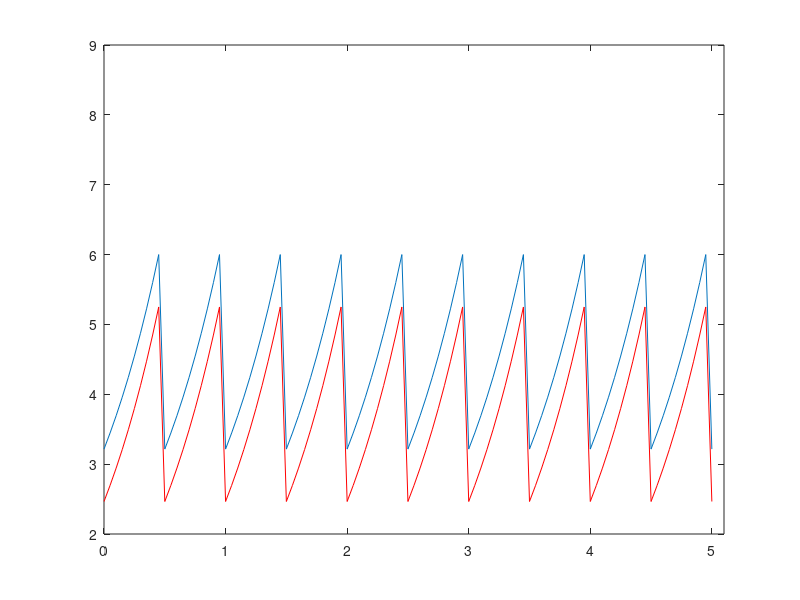
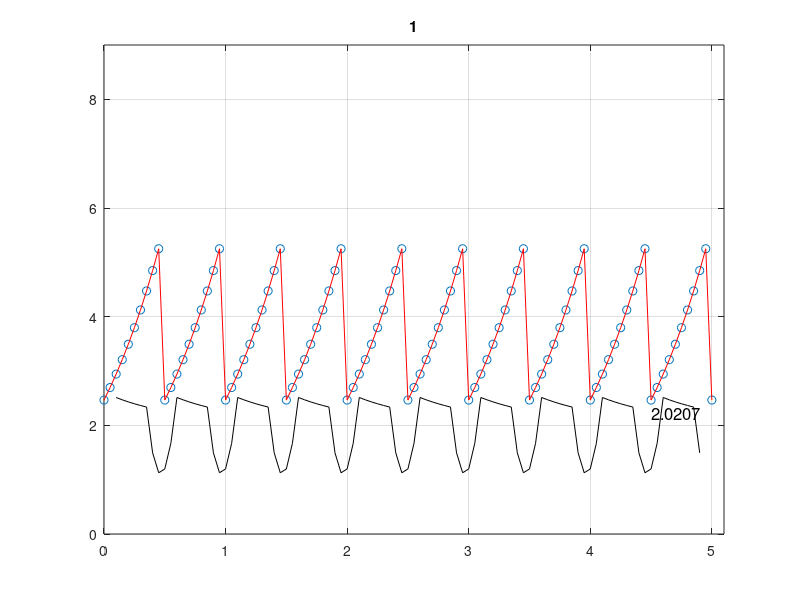
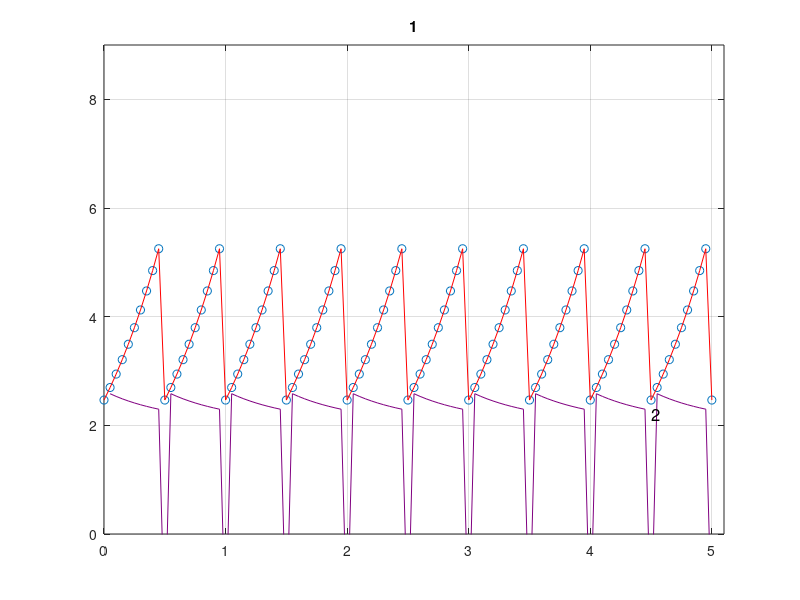
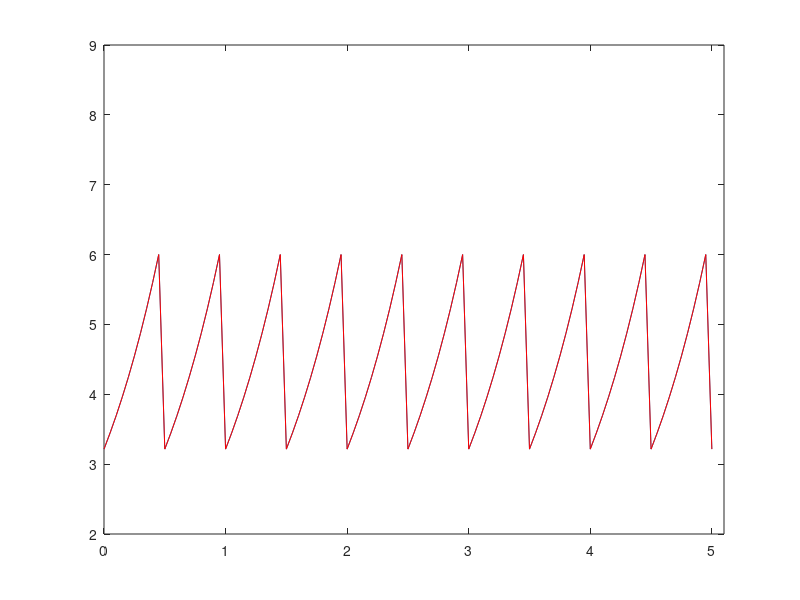

MATLAB code for these plots, in order:
%% simulateGrowth.m

% Goal: plot a length trajectory over time, of known mu.
%       test how adding different proprotions of size to the "true" length
%       can change how we calculate mu.


% Strategy: 
%       0. initialize mu, size at birth, and time
%       0. initialize array of different added proportions
%       1. plot defined trajectories
%       2. for each trajectory,
%               3. find smoothed mu
%               4. find non-smoothed mu
%       5. determine average mu for all cases
%       6. plot 
%



% last update: 2017 Jul 10
% 
% OK lez go!

%%
% 0. initialize mu, size at birth, and time
clear

mu = 2; % 1/hr
birthSize = 3; % um
doublingSize = 2 * birthSize;

time = linspace(0,300,101)/60; % every 3 min for 10 hours (in hours)
timestep = time(2) - time(1);
tolerance = 0.2;

% 0. initialize array of different added proportions
addedProps = -25:25:25;

% 1. plot defined trajectories
lengthTrack = NaN(length(time),1);


% i. Lt = birthSize * 2^(mu*time)
%
Li = birthSize;
for i = 1:length(time)
    
    Lt = Li * (2^(mu*timestep));
    
    if abs(Lt - doublingSize) < tolerance
        
        % a drop! record.
        lengthTrack(i) = Lt;
        
        % re-define current size as start size for next iteration
        Li = birthSize;
        clear Lt
        
    else
        
        % record current size
        lengthTrack(i) = Lt;
        
        % re-define current size as start size for next iteration
        Li = Lt;
        clear Lt
        
    end
    
end

%figure(1)
%plot(time,lengthTrack)
%axis([0 5.1 2 9])

clear i Li timestep
    
    %%
    
for a = 1:length(addedProps)
    % 2. for each trajectory, initialize data
    
    % 0. initialize size gain (error)
    sizeGain = addedProps(a) / 100;
    errLengthTrack = lengthTrack + (birthSize*sizeGain);
    
    figure()
    plot(time,lengthTrack)
    hold on
    plot(time,errLengthTrack,'r')
    axis([0 5.1 2 9])
    
    
    windowSize = 5;
    dropThreshold = -0.75;
    
    track = a;
    trackLengths = errLengthTrack;
    %trackWidths = D7{n}(track).MinAx;
    %trackFrames = D7{n}(track).Frame;
    trackTimes = time';
    
    
    % 3. find smoothed mu
    
    % 0. initalize array, curveNum
    curveNum = zeros(length(trackLengths),1);
    
    % i. identify all changes in size > threshold
    sizeChange = diff(trackLengths);
    dropTrack = find(sizeChange <= dropThreshold);
    
    % ii. starting with zero, list curve # for each frame
    currentCurve = 0;
    nextCurve = 1;
    if ~isempty(dropTrack)
        for i = 1:length(curveNum)
            if nextCurve <= length(dropTrack)
                curveNum(i) = currentCurve;
                
                if i == dropTrack(nextCurve)
                    currentCurve = currentCurve+1;
                    nextCurve = nextCurve+1;
                end
                
            else
                curveNum(i) = currentCurve;
            end
        end
    end
    clear currentCurve nextCurve i sizeChange;
    
    %%
    % 5. initialize windows for current track
    
    % i. define row numbers for first window
    firstWindow = 1:windowSize;
    
    % ii. calculate number of windows in current track
    numWindows = length(trackLengths) - windowSize +1;
    
    % iii. initialize current window to begin calculations
    currentWindow = firstWindow; % will slide by +1 for each iternation
    
    
    %  6. per window
    for w = 1:numWindows
        
        % 6. isolate current window's time, length, and curve #
        wLength = trackLengths(currentWindow);
        %wVolume = v_anupam(currentWindow);
        wCurves = curveNum(currentWindow);
        wTime = trackTimes(currentWindow);
        
        % 7. if curve # changes, adjust window Lengths by one of two means:
        isDrop = diff(wCurves);
        if sum(isDrop) ~= 0
            
            % i. find point of drop
            dropPoint = find(isDrop ~= 0);
            
            %         % if drop is in latter half of curve...
            %         if dropPoint > 2
            
            % ii. double length values after change
            multiplier = NaN(windowSize,1);
            minCurve = min(wCurves);
            maxCurve = max(wCurves);
            multiplier(wCurves == minCurve) = 1;
            multiplier(wCurves == maxCurve) = 2;
            
            wLength_adjusted = wLength.*multiplier;
            
            %         else
            %
            %             % if drop is in latter half of curve...
            %             % ii. double length values after change
            %             multiplier = NaN(windowSize,1);
            %             minCurve = min(wCurves);
            %             maxCurve = max(wCurves);
            %             multiplier(wCurves == minCurve) = 0.5;
            %             multiplier(wCurves == maxCurve) = 1;
            %
            %             wLength_adjusted = wLength.*multiplier;
            %
            %         end
            
            % iii. use effective length to calculate mu (see below for comments)
            ln_length = log(wLength_adjusted);
            fitLine = polyfit(wTime,ln_length,1);
            mu = fitLine(1)/log(2);         % divide by log(2), as eqn raises 2 by mu*t
            
            
            %  8. if no change in curve #, use effective length to calculate mu
        else
            % i. ln(effective length) vs time
            ln_length = log(wLength);
            
            % ii. fit linear slope to ln(eL) vs time
            fitLine = polyfit(wTime,ln_length,1); % gives: fitLine = [0.6931, -0.0000]
            % where:   slope = fitLine(1)
            %          y-int = fitLine(2)
            
            % iii. mu = slope / ln(2)
            mu = fitLine(1)/log(2);         % divide by log(2), as eqn raises 2 by mu*t
            
        end
        
        % 9. save mu and y-intercept
        slidingData(w,1) = mu;
        slidingData(w,2) = fitLine(2); % log(initial length), y-int
        
        % 10. repeat for all windows
        currentWindow = currentWindow + 1;
        
        clear wLength wCurves mu fitLine ln_length dropPoint isDrop maxCurve minCurve;
        clear wLength_adjusted multiplier experiment newFolder wTime;
    end
    
    % determine ave and std of mu
    aveMu_smoothed(a,1) = mean(slidingData(:,1));
    stdMu_smoothed(a,1) = std(slidingData(:,1));
    
    %%
    figure()
    plot(trackTimes, trackLengths,'o')
    hold on
    plot(trackTimes, trackLengths,'r')
    grid on
    %xlim([0 202])
    title(track);
    
    
    hold on
    plot(trackTimes(3:end-2),slidingData(:,1),'Color','k');
    text(4.5, aveMu_smoothed(a) + 0.2, num2str(aveMu_smoothed(a)),'Color','k','FontSize',12);
    %xlim([0 202])
    title(track);
    axis([0 5.1 0 9])
    
    
    
    %%
    %               4. find non-smoothed mu
    
    windowSize =2;
    % i. define row numbers for first window
    firstWindow = 1:windowSize;
    
    % ii. calculate number of windows in current track
    numWindows = length(trackLengths) - windowSize +1;
    
    % iii. initialize current window to begin calculations
    currentWindow = firstWindow; % will slide by +1 for each iternation
    
    %  6. per window
    for w = 1:numWindows
        
        % 6. isolate current window's time, length, and curve #
        wLength = trackLengths(currentWindow);
        %wVolume = v_anupam(currentWindow);
        wCurves = curveNum(currentWindow);
        wTime = trackTimes(currentWindow);
        
        % 7. if curve # changes, adjust window Lengths by one of two means:
        isDrop = diff(wCurves);
        if sum(isDrop) ~= 0
            
            % i. find point of drop
            dropPoint = find(isDrop ~= 0);
            
            
            % ii. double length values after change
            multiplier = NaN(windowSize,1);
            minCurve = min(wCurves);
            maxCurve = max(wCurves);
            multiplier(wCurves == minCurve) = 1;
            multiplier(wCurves == maxCurve) = 2;
            
            wLength_adjusted = wLength.*multiplier;
            
            % calculate mu between two timepoints
            ln_ratioL = log(wLength_adjusted(2)/wLength_adjusted(1));
            deltaT = wTime(2) - wTime(1);
            
            mu = ln_ratioL/(log(2)*deltaT);
            
            
            
            %  8. if no change in curve #, use effective length to calculate mu
        else
            % calculate mu between two timepoints
            ln_ratioL = log(wLength(2)/wLength(1));
            deltaT = wTime(2) - wTime(1);
            
            mu = ln_ratioL/(log(2)*deltaT);
            
        end
        
        % 9. save mu and y-intercept
        slidingData_nonSmoothed(w,1) = mu;
        %slidingData(w,2) = fitLine(2); % log(initial length), y-int
        
        % 10. repeat for all windows
        currentWindow = currentWindow + 1;
        
        clear wLength wCurves mu fitLine ln_length dropPoint isDrop maxCurve minCurve;
        clear wLength_adjusted multiplier experiment newFolder wTime;
    end
    
    % 5. determine average mu for all cases
    aveMu_unsmoothed(a,1) = mean(slidingData_nonSmoothed);
    stdMu_unsmoothed(a,1) = std(slidingData_nonSmoothed);
    %%
    figure()
    plot(trackTimes, trackLengths,'o')
    hold on
    plot(trackTimes, trackLengths,'r')
    grid on
    title(track);
    
    hold on
    plot(trackTimes(2:end),slidingData_nonSmoothed,'Color',[0.5 0 0.5]);
    text(4.5, aveMu_unsmoothed(a) + 0.2, num2str(aveMu_unsmoothed(a)),'Color','k','FontSize',12);
    axis([0 5.1 0 9])
    
    title(track);
    

    
end

% 6. plot





